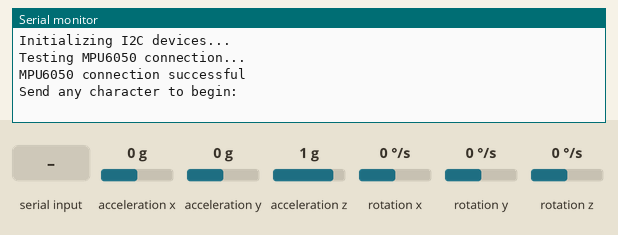
Bench run of a sketch on a simulated ESP32. Parts: the last lines printed to the serial monitor. The inputs (shaded band) are chosen by the test bench; at power-on: acceleration x 0 g, acceleration y 0 g, acceleration z 1 g, rotation z 0 °/s, rotation x 0 °/s, rotation y 0 °/s.

Above: at 0.8 s.
0.9 s: "1\n" received over Serial
At 1.8 s:
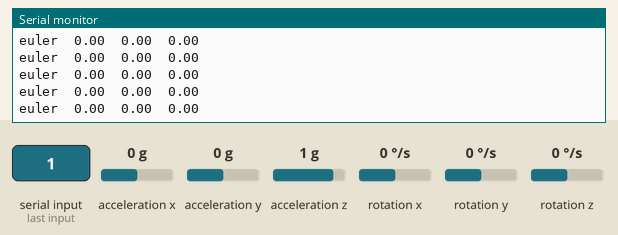
2.9 s: acceleration x set to -1.4 g
At 3.5 s:
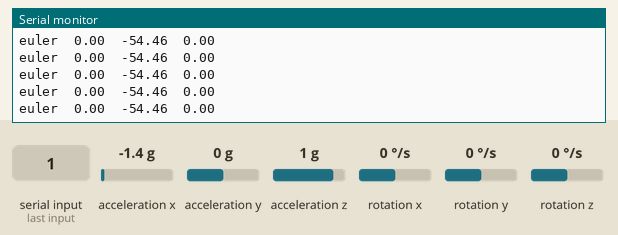
4.4 s: acceleration y set to -1.4 g
At 5.3 s:
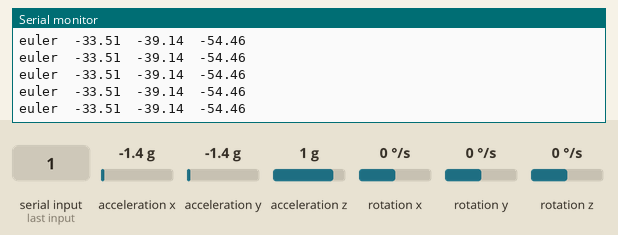
5.9 s: acceleration z set to -1.4 g
At 6.9 s:
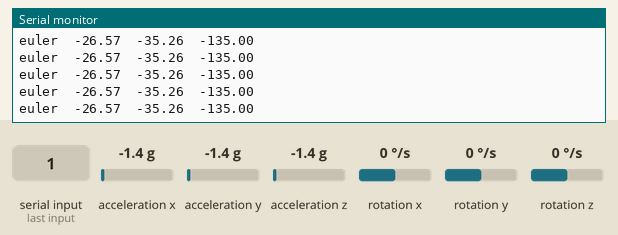
7.4 s: rotation z set to -192 °/s
At 8.3 s:
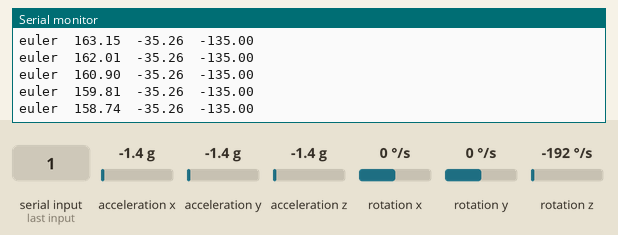
Timing chart, 0 to 9.9 s (numbered marks = the images above; inputs shaded):
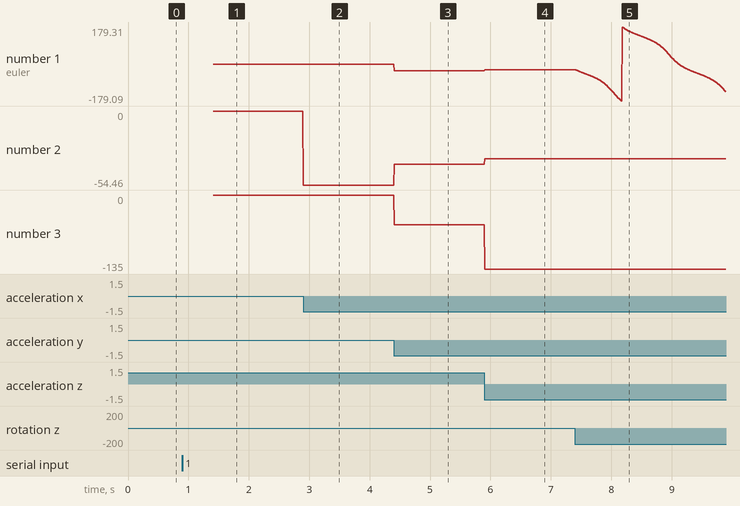

The sketch:

DMP6fusion.ino
```cpp
/*
  MPU6050 DMP6

  Digital Motion Processor or DMP performs complex motion processing tasks.
  - Fuses the data from the accel, gyro, and external magnetometer if applied,
  compensating individual sensor noise and errors.
  - Detect specific types of motion without the need to continuously monitor
  raw sensor data with a microcontroller.
  - Reduce workload on the microprocessor.
  - Output processed data such as quaternions, Euler angles, and gravity vectors.

  The code includes an auto-calibration and offsets generator tasks. Different
  output formats available.

  This code is compatible with the teapot project by using the teapot output format.

  Circuit: In addition to connection 3.3v, GND, SDA, and SCL, this sketch
  depends on the MPU6050's INT pin being connected to the Arduino's
  external interrupt #0 pin.

  The teapot processing example may be broken due FIFO structure change if using DMP
  6.12 firmware version.

  Find the full MPU6050 library documentation here:
  https://github.com/ElectronicCats/mpu6050/wiki

*/

#include <I2Cdev.h>
#include <MPU6050_6Axis_MotionApps20.h>
//#include "MPU6050_6Axis_MotionApps612.h" // Uncomment this library to work with DMP 6.12 and comment on the above library.

/* MPU6050 default I2C address is 0x68*/
MPU6050 mpu;
//MPU6050 mpu(0x69); //Use for AD0 high
//MPU6050 mpu(0x68, &Wire1); //Use for AD0 low, but 2nd Wire (TWI/I2C) object.

/* OUTPUT FORMAT DEFINITION-------------------------------------------------------------------------------------------
- Use "OUTPUT_READABLE_QUATERNION" for quaternion commponents in [w, x, y, z] format. Quaternion does not
suffer from gimbal lock problems but is harder to parse or process efficiently on a remote host or software
environment like Processing.

- Use "OUTPUT_READABLE_EULER" for Euler angles (in degrees) output, calculated from the quaternions coming
from the FIFO. EULER ANGLES SUFFER FROM GIMBAL LOCK PROBLEM.

- Use "OUTPUT_READABLE_YAWPITCHROLL" for yaw/pitch/roll angles (in degrees) calculated from the quaternions
coming from the FIFO. THIS REQUIRES GRAVITY VECTOR CALCULATION.
YAW/PITCH/ROLL ANGLES SUFFER FROM GIMBAL LOCK PROBLEM.

- Use "OUTPUT_READABLE_REALACCEL" for acceleration components with gravity removed. The accel reference frame
is not compensated for orientation. +X will always be +X according to the sensor.

- Use "OUTPUT_READABLE_WORLDACCEL" for acceleration components with gravity removed and adjusted for the world
reference frame. Yaw is relative if there is no magnetometer present.

-  Use "OUTPUT_TEAPOT" for output that matches the InvenSense teapot demo.
-------------------------------------------------------------------------------------------------------------------------------*/
//#define OUTPUT_READABLE_YAWPITCHROLL
//#define OUTPUT_READABLE_QUATERNION
#define OUTPUT_READABLE_EULER
//#define OUTPUT_READABLE_REALACCEL
//#define OUTPUT_READABLE_WORLDACCEL
//#define OUTPUT_TEAPOT

//int const INTERRUPT_PIN = 5;  // Define the interruption #0 pin
bool blinkState;

/*---MPU6050 Control/Status Variables---*/
bool DMPReady = false;  // Set true if DMP init was successful
//uint8_t MPUIntStatus;   // Holds actual interrupt status byte from MPU
uint8_t devStatus;      // Return status after each device operation (0 = success, !0 = error)
uint16_t packetSize;    // Expected DMP packet size (default is 42 bytes)
uint8_t FIFOBuffer[64]; // FIFO storage buffer

/*---Orientation/Motion Variables---*/
Quaternion q;           // [w, x, y, z]         Quaternion container
VectorInt16 aa;         // [x, y, z]            Accel sensor measurements
VectorInt16 gy;         // [x, y, z]            Gyro sensor measurements
VectorInt16 aaReal;     // [x, y, z]            Gravity-free accel sensor measurements
VectorInt16 aaWorld;    // [x, y, z]            World-frame accel sensor measurements
VectorFloat gravity;    // [x, y, z]            Gravity vector
float euler[3];         // [psi, theta, phi]    Euler angle container
float ypr[3];           // [yaw, pitch, roll]   Yaw/Pitch/Roll container and gravity vector

/*-Packet structure for InvenSense teapot demo-*/
uint8_t teapotPacket[14] = { '$', 0x02, 0, 0, 0, 0, 0, 0, 0, 0, 0x00, 0x00, '\r', '\n' };

/*------Interrupt detection routine------
volatile bool MPUInterrupt = false;     // Indicates whether MPU6050 interrupt pin has gone high
void DMPDataReady() {
  MPUInterrupt = true;
}*/


void setup() {
  #if I2CDEV_IMPLEMENTATION == I2CDEV_ARDUINO_WIRE
    Wire.begin();
    Wire.setClock(400000); // 400kHz I2C clock. Comment on this line if having compilation difficulties
  #elif I2CDEV_IMPLEMENTATION == I2CDEV_BUILTIN_FASTWIRE
    Fastwire::setup(400, true);
  #endif

  Serial.begin(115200); //115200 is required for Teapot Demo output
  while (!Serial);

  /*Initialize device*/
  Serial.println(F("Initializing I2C devices..."));
  mpu.initialize();
  //pinMode(INTERRUPT_PIN, INPUT);

  /*Verify connection*/
  Serial.println(F("Testing MPU6050 connection..."));
  if(mpu.testConnection() == false){
    Serial.println("MPU6050 connection failed");
    while(true);
  }
  else {
    Serial.println("MPU6050 connection successful");
  }

  /*Wait for Serial input*/
  Serial.println(F("\nSend any character to begin: "));
  while (Serial.available() && Serial.read()); // Empty buffer
  while (!Serial.available());                 // Wait for data
  while (Serial.available() && Serial.read()); // Empty buffer again

  /* Initializate and configure the DMP*/
  Serial.println(F("Initializing DMP..."));
  devStatus = mpu.dmpInitialize();

  /* Supply your gyro offsets here, scaled for min sensitivity */
  mpu.setXGyroOffset(0);
  mpu.setYGyroOffset(0);
  mpu.setZGyroOffset(0);
  mpu.setXAccelOffset(0);
  mpu.setYAccelOffset(0);
  mpu.setZAccelOffset(0);

  /* Making sure it worked (returns 0 if so) */
  if (devStatus == 0) {
    mpu.CalibrateAccel(6);  // Calibration Time: generate offsets and calibrate our MPU6050
    mpu.CalibrateGyro(6);
    Serial.println("These are the Active offsets: ");
    mpu.PrintActiveOffsets();
    Serial.println(F("Enabling DMP..."));   //Turning ON DMP
    mpu.setDMPEnabled(true);

    /*Enable Arduino interrupt detection
    Serial.print(F("Enabling interrupt detection (Arduino external interrupt "));
    Serial.print(digitalPinToInterrupt(INTERRUPT_PIN));
    Serial.println(F(")..."));
    attachInterrupt(digitalPinToInterrupt(INTERRUPT_PIN), DMPDataReady, RISING);
    MPUIntStatus = mpu.getIntStatus();*/

    /* Set the DMP Ready flag so the main loop() function knows it is okay to use it */
    /*Serial.println(F("DMP ready! Waiting for first interrupt..."));*/
    DMPReady = true;
    packetSize = mpu.dmpGetFIFOPacketSize(); //Get expected DMP packet size for later comparison
  }
  else {
    Serial.print(F("DMP Initialization failed (code ")); //Print the error code
    Serial.print(devStatus);
    Serial.println(F(")"));
    // 1 = initial memory load failed
    // 2 = DMP configuration updates failed
  }
}

void loop() {
  if (!DMPReady) return; // Stop the program if DMP programming fails.

  /* Read a packet from FIFO */
  if (mpu.dmpGetCurrentFIFOPacket(FIFOBuffer)) { // Get the Latest packet
    #ifdef OUTPUT_READABLE_YAWPITCHROLL
      /* Display Euler angles in degrees */
      mpu.dmpGetQuaternion(&q, FIFOBuffer);
      mpu.dmpGetGravity(&gravity, &q);
      mpu.dmpGetYawPitchRoll(ypr, &q, &gravity);
      Serial.print("ypr\t");
      Serial.print(ypr[0] * 180/M_PI);
      Serial.print("\t");
      Serial.print(ypr[1] * 180/M_PI);
      Serial.print("\t");
      Serial.println(ypr[2] * 180/M_PI);
    #endif

    #ifdef OUTPUT_READABLE_QUATERNION
      /* Display Quaternion values in easy matrix form: [w, x, y, z] */
      mpu.dmpGetQuaternion(&q, FIFOBuffer);
      Serial.print("quat\t");
      Serial.print(q.w);
      Serial.print("\t");
      Serial.print(q.x);
      Serial.print("\t");
      Serial.print(q.y);
      Serial.print("\t");
      Serial.println(q.z);
    #endif

    #ifdef OUTPUT_READABLE_EULER
      /* Display Euler angles in degrees */
      mpu.dmpGetQuaternion(&q, FIFOBuffer);
      mpu.dmpGetEuler(euler, &q);
      Serial.print("euler\t");
      Serial.print(euler[0] * 180/M_PI);
      Serial.print("\t");
      Serial.print(euler[1] * 180/M_PI);
      Serial.print("\t");
      Serial.println(euler[2] * 180/M_PI);
    #endif

    #ifdef OUTPUT_READABLE_REALACCEL
      /* Display real acceleration, adjusted to remove gravity */
      mpu.dmpGetQuaternion(&q, FIFOBuffer);
      mpu.dmpGetAccel(&aa, FIFOBuffer);
      mpu.dmpGetGravity(&gravity, &q);
      mpu.dmpGetLinearAccel(&aaReal, &aa, &gravity);
      Serial.print("areal\t");
      Serial.print(aaReal.x);
      Serial.print("\t");
      Serial.print(aaReal.y);
      Serial.print("\t");
      Serial.println(aaReal.z);
    #endif

    #ifdef OUTPUT_READABLE_WORLDACCEL
      /* Display initial world-frame acceleration, adjusted to remove gravity
      and rotated based on known orientation from Quaternion */
      mpu.dmpGetQuaternion(&q, FIFOBuffer);
      mpu.dmpGetAccel(&aa, FIFOBuffer);
      mpu.dmpGetGravity(&gravity, &q);
      mpu.dmpGetLinearAccel(&aaReal, &aa, &gravity);
      mpu.dmpGetLinearAccelInWorld(&aaWorld, &aaReal, &q);
      Serial.print("aworld\t");
      Serial.print(aaWorld.x);
      Serial.print("\t");
      Serial.print(aaWorld.y);
      Serial.print("\t");
      Serial.println(aaWorld.z);
    #endif

    #ifdef OUTPUT_TEAPOT
      /* Display quaternion values in InvenSense Teapot demo format */
      teapotPacket[2] = FIFOBuffer[0];
      teapotPacket[3] = FIFOBuffer[1];
      teapotPacket[4] = FIFOBuffer[4];
      teapotPacket[5] = FIFOBuffer[5];
      teapotPacket[6] = FIFOBuffer[8];
      teapotPacket[7] = FIFOBuffer[9];
      teapotPacket[8] = FIFOBuffer[12];
      teapotPacket[9] = FIFOBuffer[13];
      Serial.write(teapotPacket, 14);
      teapotPacket[11]++; // PacketCount, loops at 0xFF on purpose
     #endif

  /* Blink LED to indicate activity */
  blinkState = !blinkState;
  }
}
```

Measured:
- after the input at 0.9 s, the serial monitor: prints a new line at once (image 1)
- after the input at 2.9 s, the serial monitor: prints a new line at once (image 2)
- after the input at 4.4 s, the serial monitor: prints a new line at once (image 3)
- after the input at 5.9 s, the serial monitor: prints a new line at once (image 4)
- after the input at 7.4 s, the serial monitor: prints a new line at once (image 5)
- plotted number 1: 0 → -33.51 after the input at 4.4 s, -33.51 → -26.57 after the input at 5.9 s, -26.57 → -133.76 after the input at 7.4 s
- plotted number 2: 0 → -54.46 after the input at 2.9 s, -54.46 → -39.14 after the input at 4.4 s, -39.14 → -35.26 after the input at 5.9 s
- plotted number 3: -54.46 → -135 after the input at 5.9 s
